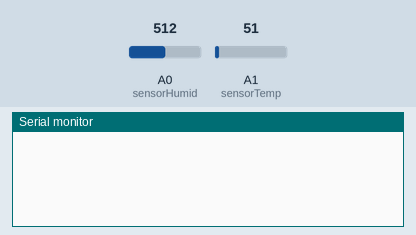
Recording of a sketch running on a simulated Arduino Uno, built with avr-gcc and run on an emulated ATmega328P. Shown: the last lines printed to the serial monitor. Inputs (shaded band) come from the test bench; at power-on: A0 (sensorHumid) = 512, A1 (sensorTemp) = 51.

Above: at 1.2 s.
1.3 s: A0 (sensorHumid) set to 315
At 3.4 s:
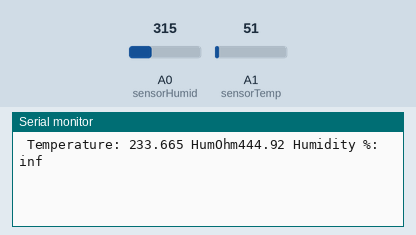
8.5 s: A0 (sensorHumid) set to 280
At 12.7 s:
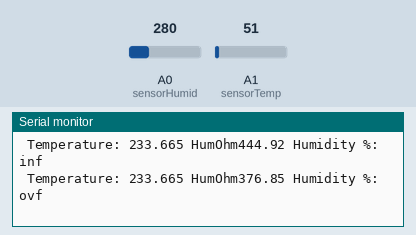

The sketch:

SulautetunProjekti_v3.ino
```cpp
int sensorTemp = A1;
int sensorHumid = A0;
//int sensorLight = A2;

float calibTemp[8] = {-10,0,10,20,25,30,40,50};
float calibResist[8] = {747,815,886,961,1000,1040,1122,1209};
//float calibVolt[8] = {2.833428735, 2.727272727, 2.624602333, 2.524222336, 2.475, 2.426470588, 2.332704995, 2.240832956}; //Vin 4.95V
//float calibVolt[8] = {2.844876932, 2.738292011, 2.635206787, 2.534421214, 2.485, 2.43627451, 2.342130066, 2.249886827}; //Vin 4.97V
float calibVolt[8] = {2.862049227, 2.754820937, 2.651113468, 2.549719531, 2.5, 2.450980392, 2.356267672, 2.263467632}; //Vin 5V
float calibHumidTemp[6] = {10,15,20,25,30,35};
float calibHumidPercent[10] = {20,25,30,35,40,45,50,55,60,65};
float calibHumid[10][6] ={
{30000,21000,13500,9800,8000,6300},
{16000,10500,6700,4803,3900,3100},
{7200,5100,3300,2500,2000,1500},
{3200,2350,1800,1300,980,750},
{1400,1050,840,630,470,385},
{386,287,216,166,131,104},
{211,159,123,95,77,63},
{118,91,70,55,44,38},
{64,51,40,31,25,21},
{38,31,25,20,17,13}
};
float combinedHumid[10];

float tempAvg;
float x1,x2,y1,y2,kulmakerroin,B;
float temperature,humidity,light;

float humResistor = 1000; //kohm

void setup() {
  Serial.begin(9600);
}

void loop() {
  temperature = tempAverage();
  humidity = humidAverage();
  //light = (analogRead(sensorLight));
  float humidTemp = measureHumidity(temperature, humidity);
  Serial.print(" Temperature: ");
  Serial.print(temperature, 3);
  Serial.print(" HumOhm");
  Serial.print(humidity);
  Serial.print(" Humidity %: ");
  Serial.println(humidTemp);
  delay(3000);
}

float humidAverage(){
  float humidInput = analogRead(sensorHumid);
  float humVolt = (humidInput  * 5 / 1023);
  float humCur = (5 - humVolt) / humResistor;
  float humOhm = humVolt / humCur;
  return humOhm;
}

float measureHumidity(float temp, float humOhm){
  float tableTemp = 0;
  int i = 0;
  do {
    tableTemp = calibHumidTemp[i];
    i = i + 1;
  } while (tableTemp < temp);
  i = i-1; //kumotaan viimeisin muutos i-muuttujaan

  //luodaan keskivertotaulukko
  for (int j = 0; j < 10; j = j+1){
    float weighedAverage = ((tableTemp-temp)/5*calibHumid[j][i-1]) + ((temp-calibHumidTemp[i-1])/5*calibHumid[j][i]);
    combinedHumid[j] = weighedAverage;
  }
  float tableHum = 0;
  int k = 0;
  do {
    tableHum = combinedHumid[k];
    k = k + 1;
  } while (humOhm < tableHum);
  x1 = combinedHumid[k - 1];
  x2 = combinedHumid[k];
  y1 = calibHumidPercent[k - 1];
  y2 = calibHumidPercent[k];
  kulmakerroin = (y2-y1)/(x2-x1);
  B = y1 - kulmakerroin * x1;
  float humidResult = kulmakerroin * humOhm + B;
  return humidResult;
}

//Lasketaan lämpötila 20 kertaa 0,1s välein ja palautetaan keskiarvo
float tempAverage(){
    tempAvg = 0;
    for (int i = 0; i < 20; i = i +1){
      tempAvg = tempAvg + measureTemperature();
      delay(100);
    }
    return (tempAvg / 20);
}

//Lämpötilan laskenta volttimäärän ja taulukon avulla
float measureTemperature(){
  float sensorValue = analogRead(sensorTemp);
  float voltage = sensorValue * (5.0 / 1023.0);
  float tableVolt = 0;
  int i = 0;
  do{
    tableVolt = calibVolt[i];
    i = i + 1;
  } while (tableVolt < voltage);
  x1 = calibVolt[i -1];
  x2 = calibVolt[i];
  y1 = calibTemp[i -1];
  y2 = calibTemp[i];
  kulmakerroin = (y2-y1)/(x2-x1);
  B = y1 - kulmakerroin * x1;
  float tempResult = kulmakerroin * voltage + B;
  return tempResult;
}
```

Measured:
- the behaviour switches between 298 and 297 on A0 (sensorHumid) (found by bisection; images 1 and 2)
- after the input at 1.3 s, the serial monitor: prints a new line after 0.71 s (image 1)
- after the input at 8.5 s, the serial monitor: prints a new line after 3.5 s (image 2)
